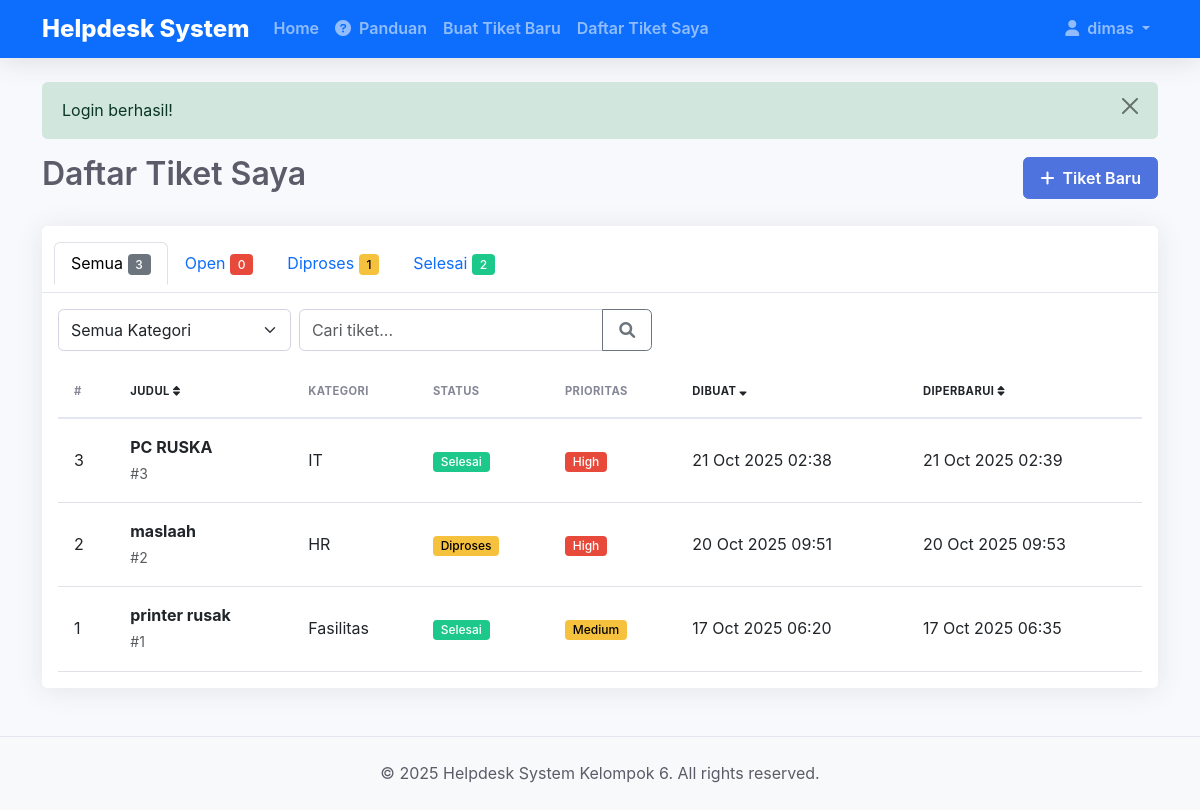
The app's page /tickets/index.php (signed in) with its own data.
### tables this page shows
CREATE TABLE `tickets` (
  `id` int(11) NOT NULL,
  `user_id` int(11) NOT NULL,
  `category_id` int(11) NOT NULL,
  `title` varchar(255) NOT NULL,
  `description` text NOT NULL,
  `status` enum('Open','Diproses','Selesai') DEFAULT 'Open',
  `priority` enum('Low','Medium','High') DEFAULT 'Medium',
  `created_at` timestamp NOT NULL DEFAULT current_timestamp(),
  `updated_at` timestamp NOT NULL DEFAULT current_timestamp() ON UPDATE current_timestamp()
);

CREATE TABLE `categories` (
  `id` int(11) NOT NULL,
  `name` varchar(50) NOT NULL,
  `description` text DEFAULT NULL,
  `created_at` timestamp NOT NULL DEFAULT current_timestamp()
);

### tickets/index.php (the view, shortened to what this page needs)
<?php
require_once '../config/config.php';
$status = $_GET['status'] ?? '';
$category_id = $_GET['category_id'] ?? '';
$search = trim($_GET['search'] ?? '');
if (isAdmin()) {
    $query = "SELECT t.*, c.name as category_name, u.username
              FROM tickets t
              JOIN categories c ON t.category_id = c.id
              JOIN users u ON t.user_id = u.id ";
} else {
    $query = "SELECT t.*, c.name as category_name, u.username
              FROM tickets t
              JOIN categories c ON t.category_id = c.id
              JOIN users u ON t.user_id = u.id ";
}
$query .= " WHERE t.user_id = ?";
$params = [$_SESSION['user_id']];
$types = 'i';
$query .= " ORDER BY ";
$sort = $_GET['sort'] ?? 'created_at';
$order = isset($_GET['order']) && strtoupper($_GET['order']) === 'ASC' ? 'ASC' : 'DESC';
$allowed_sort_columns = ['created_at', 'updated_at', 'title', 'status', 'priority'];
$sort = in_array($sort, $allowed_sort_columns) ? $sort : 'created_at';
$query .= " t.$sort $order";
$tickets = [];
if ($stmt = $conn->prepare($query)) {
    $stmt->bind_param($types, ...$params);
    $stmt->execute();
    $result = $stmt->get_result();
    while ($row = $result->fetch_assoc()) {
        $tickets[] = $row;
    }
}
$status_counts = [
    'all' => 0,
    'Open' => 0,
    'Diproses' => 0,
    'Selesai' => 0
];
$sql = "SELECT status, COUNT(*) as count FROM tickets WHERE user_id = ? GROUP BY status";
if ($stmt = $conn->prepare($sql)) {
    $stmt->bind_param('i', $_SESSION['user_id']);
    $stmt->execute();
    $result = $stmt->get_result();
    $total = 0;
    while ($row = $result->fetch_assoc()) {
        $status_counts[$row['status']] = $row['count'];
        $total += $row['count'];
    }
    $status_counts['all'] = $total;
}
?>
<?php include '../includes/header.php'; ?>
<div class="d-flex justify-content-between align-items-center mb-4">
    <h2>Daftar Tiket Saya</h2>
    <a href="create.php" class="btn btn-primary">
        <i class="fas fa-plus me-1"></i> Tiket Baru
    </a>
</div>
<div class="card mb-4">
    <div class="card-header bg-white">
        <ul class="nav nav-tabs card-header-tabs" id="ticketTabs" role="tablist">
            <li class="nav-item" role="presentation">
                <a class="nav-link <?php echo empty($status) ? 'active' : ''; ?>"
                   href="?status=">
                    Semua <span class="badge bg-secondary"><?php echo $status_counts['all']; ?></span>
                </a>
            </li>
            <li class="nav-item" role="presentation">
                <a class="nav-link <?php echo $status === 'Open' ? 'active' : ''; ?>"
                   href="?status=Open">
                    Open <span class="badge bg-danger"><?php echo $status_counts['Open']; ?></span>
                </a>
            </li>
            <li class="nav-item" role="presentation">
                <a class="nav-link <?php echo $status === 'Diproses' ? 'active' : ''; ?>"
                   href="?status=Diproses">
                    Diproses <span class="badge bg-warning text-dark"><?php echo $status_counts['Diproses']; ?></span>
                </a>
            </li>
            <li class="nav-item" role="presentation">
                <a class="nav-link <?php echo $status === 'Selesai' ? 'active' : ''; ?>"
                   href="?status=Selesai">
                    Selesai <span class="badge bg-success"><?php echo $status_counts['Selesai']; ?></span>
                </a>
            </li>
        </ul>
    </div>
    <div class="card-body">
        <div class="row mb-3">
            <div class="col-md-8">
                <form action="" method="get" class="row g-2">
                    <div class="col-md-4">
                        <select name="category_id" class="form-select" onchange="this.form.submit()">
                            <option value="">Semua Kategori</option>
                        </select>
                    </div>
                    <div class="col-md-6">
                        <div class="input-group">
                            <input type="text" name="search" class="form-control" placeholder="Cari tiket..."
                                   value="<?php echo htmlspecialchars($search); ?>">
                            <button class="btn btn-outline-secondary" type="submit">
                                <i class="fas fa-search"></i>
                            </button>
                        </div>
                    </div>
                </form>
            </div>
        </div>
        <?php if (empty($tickets)): ?>
            <div class="text-center py-5">
                <div class="mb-3">
                    <i class="fas fa-ticket-alt fa-4x text-muted"></i>
                </div>
                <h5 class="text-muted">Tidak ada tiket yang ditemukan</h5>
                <p class="text-muted">
                    <?php if (!empty($status) || !empty($category_id) || !empty($search)): ?>
                        Coba ubah filter pencarian Anda atau <a href="index.php">lihat semua tiket</a>.
                    <?php else: ?>
                        Anda belum membuat tiket apapun. <a href="create.php">Buat tiket baru</a> untuk memulai.
                    <?php endif; ?>
                </p>
            </div>
        <?php else: ?>
            <div class="table-responsive">
                <table class="table table-hover">
                    <thead>
                        <tr>
                            <th>#</th>
                            <th>
                                <a href="?<?php
                                    $params = $_GET;
                                    $params['sort'] = 'title';
                                    $params['order'] = ($sort === 'title' && $order === 'ASC') ? 'DESC' : 'ASC';
                                    echo http_build_query($params);
                                ?>" class="text-decoration-none text-dark">
                                    Judul
                                    <?php if ($sort === 'title'): ?>
                                        <i class="fas fa-sort-<?php echo $order === 'ASC' ? 'up' : 'down'; ?>"></i>
                                    <?php else: ?>
                                        <i class="fas fa-sort"></i>
                                    <?php endif; ?>
                                </a>
                            </th>
                            <th>Kategori</th>
                            <th>Status</th>
                            <th>Prioritas</th>
                            <th>
                                <a href="?<?php
                                    $params = $_GET;
                                    $params['sort'] = 'created_at';
                                    $params['order'] = ($sort === 'created_at' && $order === 'ASC') ? 'DESC' : 'ASC';
                                    echo http_build_query($params);
                                ?>" class="text-decoration-none text-dark">
                                    Dibuat
                                    <?php if ($sort === 'created_at'): ?>
                                        <i class="fas fa-sort-<?php echo $order === 'ASC' ? 'up' : 'down'; ?>"></i>
                                    <?php else: ?>
                                        <i class="fas fa-sort"></i>
                                    <?php endif; ?>
                                </a>
                            </th>
                            <th>
                                <a href="?<?php
                                    $params = $_GET;
                                    $params['sort'] = 'updated_at';
                                    $params['order'] = ($sort === 'updated_at' && $order === 'ASC') ? 'DESC' : 'ASC';
                                    echo http_build_query($params);
                                ?>" class="text-decoration-none text-dark">
                                    Diperbarui
                                    <?php if ($sort === 'updated_at'): ?>
                                        <i class="fas fa-sort-<?php echo $order === 'ASC' ? 'up' : 'down'; ?>"></i>
                                    <?php else: ?>
                                        <i class="fas fa-sort"></i>
                                    <?php endif; ?>
                                </a>
                            </th>
                        </tr>
                    </thead>
                    <tbody>
                        <?php foreach ($tickets as $ticket):
                            $status_class = '';
                            if ($ticket['status'] === 'Open') $status_class = 'bg-danger';
                            elseif ($ticket['status'] === 'Diproses') $status_class = 'bg-warning text-dark';
                            elseif ($ticket['status'] === 'Selesai') $status_class = 'bg-success';
                            $priority_class = '';
                            if ($ticket['priority'] === 'High') $priority_class = 'bg-danger';
                            elseif ($ticket['priority'] === 'Medium') $priority_class = 'bg-warning text-dark';
                            elseif ($ticket['priority'] === 'Low') $priority_class = 'bg-info';
                        ?>
                            <tr style="cursor: pointer;" onclick="window.location='view.php?id=<?php echo $ticket['id']; ?>'">
                                <td><?php echo $ticket['id']; ?></td>
                                <td>
                                    <div class="fw-bold"><?php echo htmlspecialchars($ticket['title']); ?></div>
                                    <small class="text-muted">#<?php echo $ticket['id']; ?></small>
                                </td>
                                <td><?php echo htmlspecialchars($ticket['category_name']); ?></td>
                                <td><span class="badge <?php echo $status_class; ?>"><?php echo $ticket['status']; ?></span></td>
                                <td><span class="badge <?php echo $priority_class; ?>"><?php echo $ticket['priority']; ?></span></td>
                                <td><?php echo date('d M Y H:i', strtotime($ticket['created_at'])); ?></td>
                                <td><?php echo date('d M Y H:i', strtotime($ticket['updated_at'])); ?></td>
                            </tr>
                        <?php endforeach; ?>
                    </tbody>
                </table>
            </div>
        <?php endif; ?>
    </div>
</div>
<?php include '../includes/footer.php'; ?>

### assets/css/style.css (style rules this page uses)
:root { --primary: #4e73df; --primary-dark: #2e59d9; --secondary: #858796; --success: #1cc88a; --info: #36b9cc; --warning: #f6c23e; --danger: #e74a3b; --light: #f8f9fc; --dark: #5a5c69; --gray-100: #f8f9fc; --gray-200: #eaecf4; --gray-300: #dddfeb; --gray-400: #d1d3e2; --gray-500: #b7b9cc; --gray-600: #858796; --gray-700: #6e707e; --gray-800: #5a5c69; --gray-900: #3a3b45; }
body { font-family: 'Nunito', -apple-system, BlinkMacSystemFont, 'Segoe UI', Roboto, 'Helvetica Neue', Arial, sans-serif; background-color: var(--gray-100); color: var(--dark); line-height: 1.6; }
h1, h2, h3, h4, h5, h6 { font-weight: 600; color: var(--gray-800); }
a { color: var(--primary); text-decoration: none; transition: all 0.2s ease-in-out; }
.card { border: none; border-radius: 0.35rem; box-shadow: 0 0.15rem 1.75rem 0 rgba(58, 59, 69, 0.1); margin-bottom: 1.5rem; transition: all 0.3s ease-in-out; }
.card-header { background-color: #f8f9fc; border-bottom: 1px solid #e3e6f0; padding: 1rem 1.25rem; position: relative; border-top-left-radius: 0.35rem !important; border-top-right-radius: 0.35rem !important; }
.card-header:first-child { border-radius: calc(0.35rem - 1px) calc(0.35rem - 1px) 0 0; }
.btn { font-weight: 600; padding: 0.5rem 1rem; border-radius: 0.35rem; transition: all 0.2s ease-in-out; }
.btn-primary { background-color: var(--primary); border-color: var(--primary); }
.badge { font-weight: 500; padding: 0.35em 0.65em; border-radius: 0.25rem; }
.form-control, .form-select { border: 1px solid #d1d3e2; border-radius: 0.35rem; padding: 0.5rem 0.75rem; transition: border-color 0.15s ease-in-out, box-shadow 0.15s ease-in-out; }
.table { margin-bottom: 0; }
.table thead th { border-bottom: 2px solid #e3e6f0; border-top: none; font-weight: 700; text-transform: uppercase; font-size: 0.7rem; letter-spacing: 0.04em; color: var(--gray-600); padding: 1rem; }
.table td { padding: 1rem; vertical-align: middle; border-top: 1px solid #e3e6f0; }
.bg-danger { background-color: #e74a3b !important; }
.bg-warning { background-color: #f6c23e !important; color: #000 !important; }
.bg-success { background-color: #1cc88a !important; }

### records on screen
tickets: id "3", category "1", user "2", title "PC RUSKA", category.name "IT", status "Selesai", priority "High", created_at "21 Oct 2025 02:38", updated_at "21 Oct 2025 02:39"
tickets: id "2", title "maslaah", category.name "HR", status "Diproses", priority "High", created_at "20 Oct 2025 09:51", updated_at "20 Oct 2025 09:53"
tickets: id "1", title "printer rusak", category.name "Fasilitas", status "Selesai", priority "Medium", created_at "17 Oct 2025 06:20", updated_at "17 Oct 2025 06:35"

### other values on screen
$_SESSION['username'] "dimas"
$message['text'] "Login berhasil!"
$status_counts['Open'] "0"
